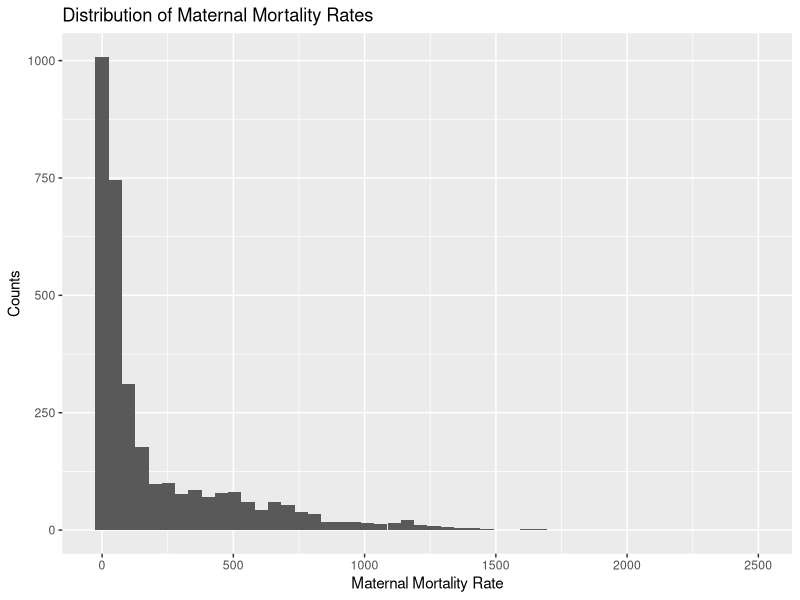
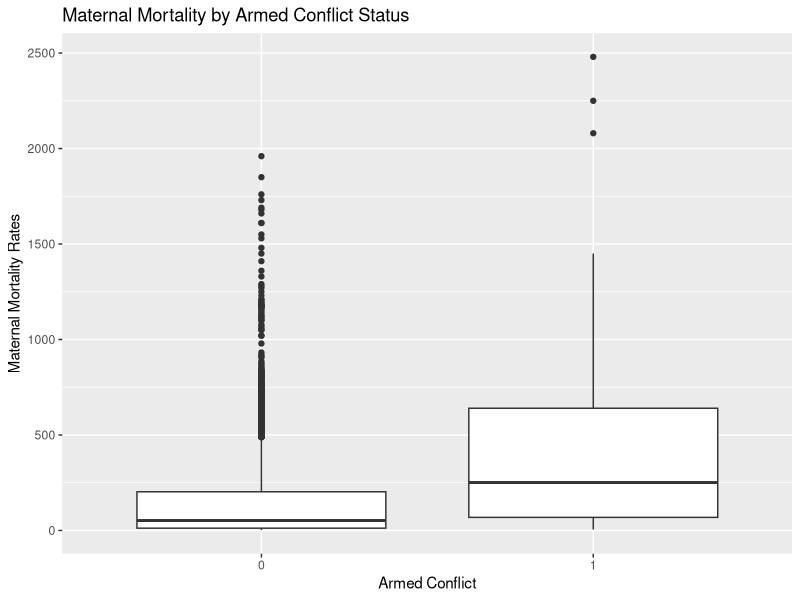

Source code (R) for these figures, in order:
## ---- chunk 1
#| warning: false
#| message: false

library(tidyverse)
library(knitr)
## ---- chunk 2
final_data <- read.csv("../data/processed/final_data.csv")
eda_data <- final_data |>
    filter(year>= 2000, year<=2019)
## ---- chunk 3
dim(eda_data)
names(eda_data)
head(eda_data)
## ---- chunk 4
colSums(is.na(eda_data))
## ---- chunk 5
eda_data |>
     summarise(
    missing_maternal_mortality = sum(is.na(maternal_mortality)),
    missing_armed_conflict = sum(is.na(armed_conflict))
)
## ---- chunk 6
summary(eda_data$maternal_mortality)
## ---- chunk 7
eda_data |>
    ggplot(aes(x=maternal_mortality)) +
    geom_histogram(bins = 50) +
    labs(
        title = "Distribution of Maternal Mortality Rates",
        x = "Maternal Mortality Rate",
        y = "Counts"
    )
## ---- chunk 8
eda_data |>
    filter(!is.na(armed_conflict))|>
    ggplot(
        aes(
            x = factor(armed_conflict),
            y = maternal_mortality
        )
    )+
        geom_boxplot()+
        labs(
            title = "Maternal Mortality by Armed Conflict Status",
            x = "Armed Conflict",
            y = "Maternal Mortality Rates"
        )
## ---- chunk 9
conflict_summary <- eda_data|>
    filter(
        !is.na(armed_conflict),
        !is.na(maternal_mortality)
    )|>
        group_by(armed_conflict)|>
        summarise(
            N = n(),
            Mean_Maternal_Mortality = mean(maternal_mortality),
            Median_Maternal_Mortality = median(maternal_mortality)
        )

    kable(
        conflict_summary,
        caption = "Maternal Mortality by Armed Conflict",
        digits = 1
    )
